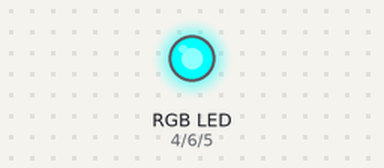
A sketch run on a simulated Arduino Uno, built with avr-gcc and run on an emulated ATmega328P. Shown: an RGB LED mixed from three pins (HIGH = lit).

Above: at 0.2 s.
At 1.2 s:
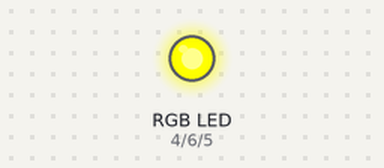
At 2.7 s:
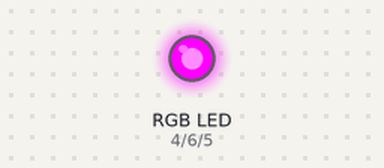
At 3.7 s:
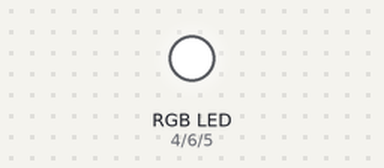
Timing chart, 0 to 4.6 s (numbered marks = the images above):
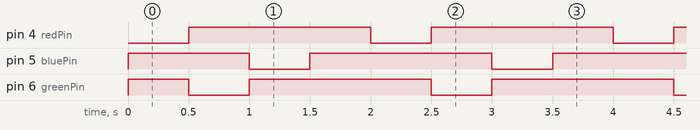

Measured:
- by itself, pin 4 (redPin), pin 5 (bluePin), pin 6 (greenPin): alternates HIGH for 1.5 s and LOW for 0.50 s
- by itself, everything shown: repeats every 2.0 s, in 4 steps

The sketch:

LEDTest.ino
```cpp
// RGB pin assigment
#define redPin    4
#define greenPin  6
#define bluePin   5

// the setup function runs once when you press reset or power the board
void setup() {
  // initialize digital pin 13 as an output.
  pinMode(redPin, OUTPUT);
  pinMode(greenPin, OUTPUT);
  pinMode(bluePin, OUTPUT);

  digitalWrite(redPin, HIGH);
  digitalWrite(greenPin, HIGH);
  digitalWrite(bluePin, HIGH);

}

// the loop function runs over and over again forever
void loop() {

  digitalWrite(redPin, LOW);
  delay(500);
  digitalWrite(redPin, HIGH);

  digitalWrite(greenPin, LOW);
  delay(500);
  digitalWrite(greenPin, HIGH);

  digitalWrite(bluePin, LOW);
  delay(500);
  digitalWrite(bluePin, HIGH);

  delay(500);
}
```
